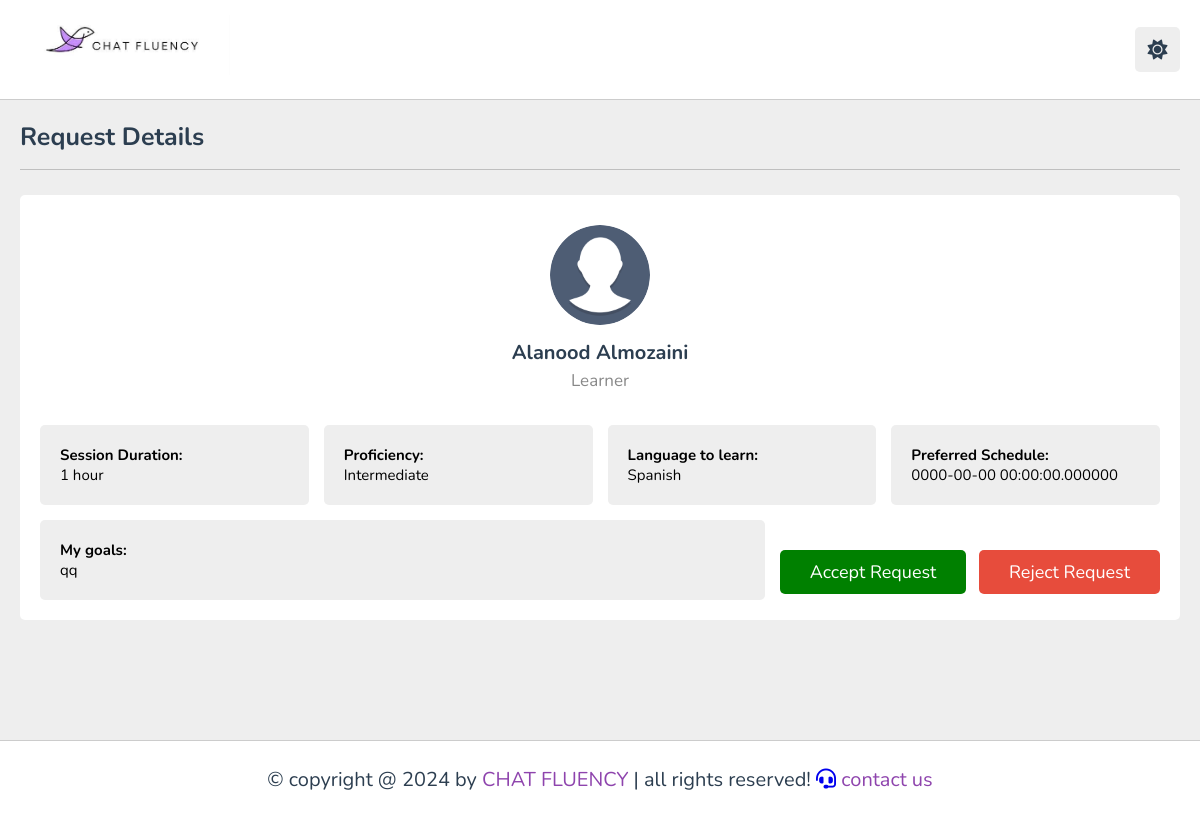
Screenshot of /Request_Details.php?request_id=11 with the database file from the repository.
### tables this page shows
CREATE TABLE `learningrequests` (
  `RequestID` int(11) NOT NULL,
  `LearnerID` int(11) NOT NULL,
  `PartnerID` int(11) NOT NULL,
  `LanguageToLearn` set('English','Spanish','French','Mandarian Chinese','Arabic','Hindi','Russian','Portuguese','Bengali','German') NOT NULL,
  `ProficiencyLevel` set('Beginner','Intermediate','Advanced','') DEFAULT NULL,
  `PreferredSchedule` varchar(50) DEFAULT NULL,
  `SessionDuration` varchar(15) DEFAULT NULL,
  `RequestDate` timestamp NOT NULL DEFAULT current_timestamp(),
  `Status` enum('Pending','Accepted','Rejected') DEFAULT 'Pending',
  `LearnerGoals` text NOT NULL,
  `RequestTimestamp` timestamp NOT NULL DEFAULT current_timestamp(),
  `Withdrawn` tinyint(1) DEFAULT 0
);

CREATE TABLE `languagelearners` (
  `LearnerID` int(11) NOT NULL,
  `FirstName` varchar(15) NOT NULL,
  `LastName` varchar(15) NOT NULL,
  `Email` varchar(30) NOT NULL,
  `Password` varchar(50) NOT NULL,
  `Photo` varchar(255) DEFAULT NULL,
  `City` varchar(20) DEFAULT NULL,
  `Location` varchar(100) DEFAULT NULL,
  `User_Role` enum('learner','partner') NOT NULL DEFAULT 'learner'
);

### connect.php (called while the page is built, shortened)
<?php
class Connect {
    private $servername = "localhost";
    private $username = "root";
    private $password = "";
    private $dbname = "chatfluency";
    public function __construct() {
        $this->conn = mysqli_connect($this->servername, $this->username, $this->password, $this->dbname);
    }
}
?>

### Request_Details.php (the view, shortened to what this page needs)
<?php
include 'connect.php';
$connection = new Connect();
if(isset($_GET['request_id'])) {
    $request_id = $_GET['request_id'];
    $sql = "SELECT lr.*, ll.FirstName AS LearnerFirstName, ll.LastName AS LearnerLastName, ll.Photo
            FROM LearningRequests lr
            INNER JOIN LanguageLearners ll ON lr.LearnerID = ll.LearnerID
            WHERE lr.RequestID = ?";
    $stmt = $connection->conn->prepare($sql);
    $stmt->bind_param('i', $request_id);
    $stmt->execute();
    $result = $stmt->get_result();
    if ($result && $result->num_rows > 0) {
        $row = $result->fetch_assoc();
        $learner_name = $row["LearnerFirstName"] . ' ' . $row["LearnerLastName"];
        $goals = $row["LearnerGoals"];
        $proficiency = $row["ProficiencyLevel"];
        $status = $row["Status"];
        $Language = $row["LanguageToLearn"];
        $Duration = $row["SessionDuration"];
        $Schedule= $row["PreferredSchedule"];
        $Photo = $row["Photo"];
    } else {
        echo "<script>window.location.href = 'learner_requests.php';</script>";
        exit();
    }
} else {
    header("Location: learner_requests.php");
    exit();
}
?>
<!DOCTYPE html>
<html lang="en">
<head>
   <link rel="stylesheet" href="https://cdnjs.cloudflare.com/ajax/libs/font-awesome/6.1.2/css/all.min.css">
   <link rel="stylesheet" href="style.css">
</head>
<body>
<header class="header">
   <div class="flex">
      <a href="home.php" class="logo"><img src = "images/logo.jpg" width="210" height="60" alt="logo"></a>
      <div class="icons">
         <div id="toggle-btn" class="fas fa-sun"></div>
      </div>
   </div>
</header>
<section class="user-profile">
   <h1 class="heading">Request Details</h1>
   <div class="info">
      <div class="user">
      <img src="images/<?php echo $Photo; ?>" alt="Learner Photo">
         <h3><?php echo $learner_name; ?></h3>
         <p>Learner</p>
      </div>
      <div class="box-container">
      <div class="box">
        <span style="font-size: 1.5em;"><Strong>Session Duration:</Strong></span>
        <p style="font-size: 1.5em;"><?php echo $Duration; ?></p>
    </div>
    <div class="box">
        <span style="font-size: 1.5em;"><Strong>Proficiency:</Strong></span>
        <p style="font-size: 1.5em;"><?php echo $proficiency; ?></p>
    </div>
    <div class="box">
        <span style="font-size: 1.5em;"><Strong>Language to learn:</Strong></span>
        <p style="font-size: 1.5em;"><?php echo $Language; ?></p>
    </div>
    <div class="box">
        <span style="font-size: 1.5em;"><Strong>Preferred Schedule:</Strong></span>
        <p style="font-size: 1.5em;"><?php echo $Schedule; ?></p>
    </div>
    <div class="box">
        <span style="font-size: 1.5em;"><Strong>My goals:</Strong></span>
        <p style="font-size: 1.5em;"><?php echo $goals; ?></p>
    </div>
   <?php if ($status === "Pending"): ?>
      <div style="text-align: center; margin-top: 20px;">
         <a href="Request_Details.php?request_id=<?php echo $request_id; ?>&action=accept" class="inline-btn" style="margin-right: 10px;">Accept request</a>
         <a href="Request_Details.php?request_id=<?php echo $request_id; ?>&action=reject" class="inline-delete-btn">Reject request</a>
      </div>
   <?php endif; ?>
</div>
</section>
<footer class="footer">
   &copy; copyright @ 2024 by <span>CHAT FLUENCY</span> | all rights reserved!
   <a href="contact_partner.php"><i class="fas fa-headset"></i><span> contact us</span></a>
</footer>
</body>
</html>

### style.css (style rules this page uses)
:root { --main-color:#8e44ad; --red:#e74c3c; --orange:#f39c12; --light-color:#888; --light-bg:#eee; --black:#2c3e50; --white:#fff; --border:.1rem solid rgba(0,0,0,.2); }
* { font-family: 'Nunito', sans-serif; margin:0; padding:0; box-sizing: border-box; outline: none; border:none; text-decoration: none; }
html { font-size: 62.5%; overflow-x: hidden; }
body { background-color: var(--light-bg); padding-left: 30rem; }
section { padding:2rem; margin: 0 auto; max-width: 1200px; }
.heading { font-size: 2.5rem; color:var(--black); margin-bottom: 2.5rem; border-bottom: var(--border); padding-bottom: 1.5rem; text-transform: capitalize; }
.inline-btn, .inline-option-btn, .inline-delete-btn, .btn, .delete-btn, .option-btn { border-radius: .5rem; color:#fff; font-size: 1.8rem; cursor: pointer; text-transform: capitalize; padding:1rem 3rem; text-align: center; margin-top: 1rem; }
.inline-btn, .inline-option-btn, .inline-delete-btn { display: inline-block; }
.btn, .inline-btn { background-color: var(--main-color); }
.delete-btn, .inline-delete-btn { background-color: var(--red); }
.header { position: sticky; top:0; left:0; right: 0; background-color: var(--white); z-index: 1000; border-bottom: var(--border); }
.header .flex { display: flex; align-items: center; justify-content: space-between; position: relative; padding: 1.5rem 2rem; }
.header .flex .logo { font-size: 2.5rem; color: var(--black); }
.header .flex .icons div { font-size: 2rem; color:var(--black); background-color: var(--light-bg); border-radius: .5rem; height: 4.5rem; width: 4.5rem; line-height: 4.5rem; cursor: pointer; text-align: center; margin-left: .7rem; }
.user-profile .info { background-color: var(--white); border-radius: .5rem; padding: 2rem; }
.user-profile .info .user { text-align: center; margin-bottom: 2rem; padding: 1rem; }
.user-profile .info .user img { height: 10rem; width: 10rem; border-radius: 50%; object-fit: cover; margin-bottom: 1rem; }
.user-profile .info .user h3 { font-size: 2rem; color: var(--black); }
.user-profile .info .user p { font-size: 1.7rem; color: var(--light-color); padding: .3rem 0; }
.user-profile .info .box-container { display: flex; flex-wrap: wrap; gap: 1.5rem; }
.user-profile .info .box-container .box { background-color: var(--light-bg); border-radius: .5rem; padding: 2rem; flex: 1 1 25rem; }
.footer { background-color: var(--white); border-top: var(--border); position: sticky; bottom: 0; left: 0; right: 0; text-align: center; font-size: 2rem; padding:2.5rem 2rem; color:var(--black); margin-top: 1rem; z-index: 1000; }
.footer span { color:var(--main-color); }
@media (max-width:1200px) { body { padding-left: 0; } }

### Request_Details.php (style rules this page uses)
.info .inline-btn { background-color: green; }
.footer { margin-top : 100px ; }

### rows the page displays
learningrequests: LearnerID.Photo (placeholder picture), LearnerID.LastName "Alanood Almozaini", SessionDuration "1 hour", ProficiencyLevel "Intermediate", LanguageToLearn "Spanish", PreferredSchedule "0000-00-00 00:00:00.000000", LearnerGoals "qq"
